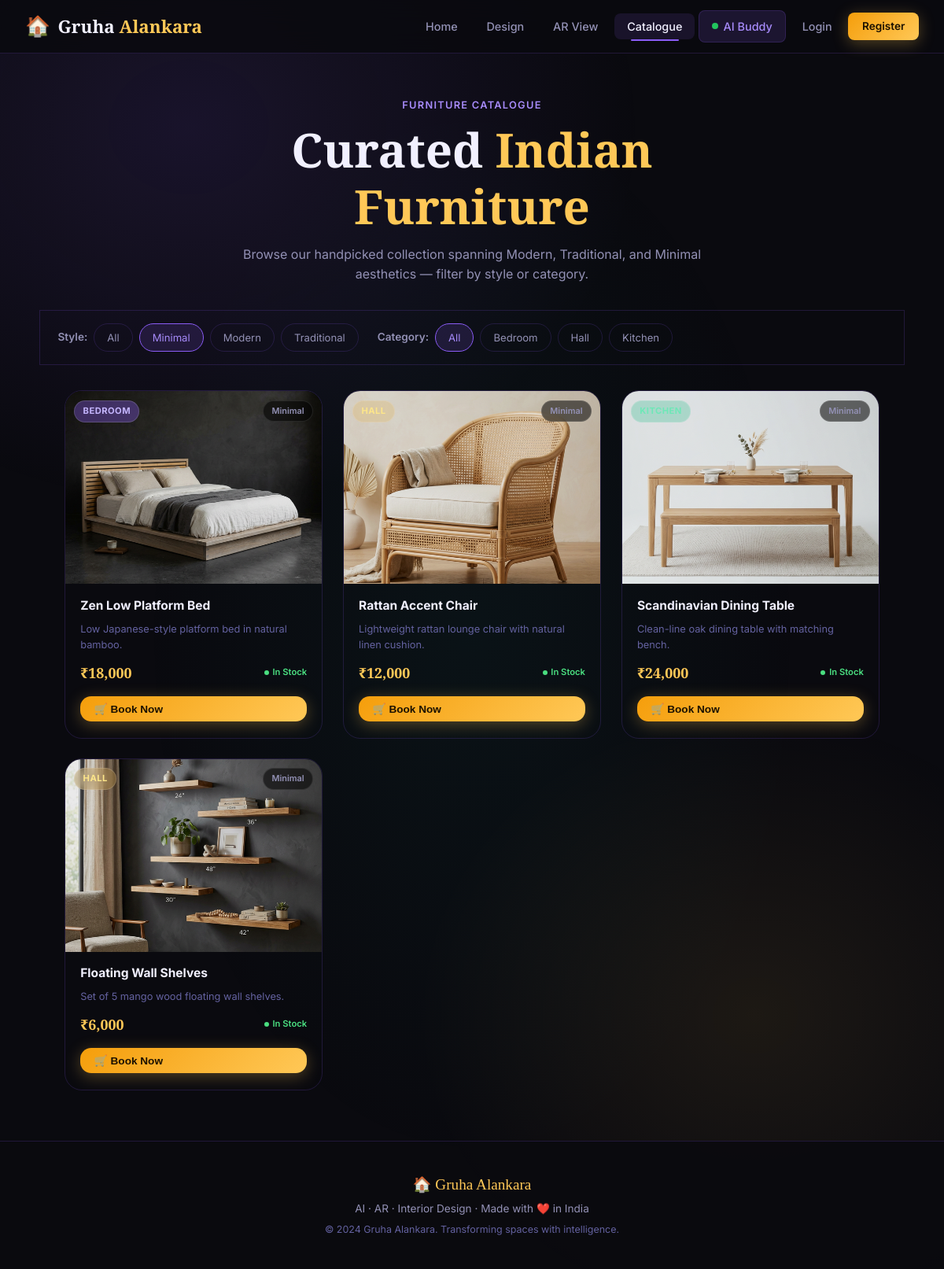
The page /catalog?style=Minimal on the database its author committed.
### models.py (models this page shows)
class Furniture(db.Model):
    id          = db.Column(db.Integer, primary_key=True)
    name        = db.Column(db.String(100), index=True)
    category    = db.Column(db.String(100), index=True)
    style       = db.Column(db.String(100), index=True)
    price       = db.Column(db.Float)
    description = db.Column(db.Text)
    image_url   = db.Column(db.String(300))
    ar_model    = db.Column(db.String(300))
    in_stock    = db.Column(db.Boolean, default=True, index=True)
    __table_args__ = (
        db.Index('ix_furniture_style_category', 'style', 'category'),
    )

### app.py (the view)
@app.route("/catalog")
def catalog():
    style_filter    = request.args.get("style", "")
    category_filter = request.args.get("category", "")
    page            = request.args.get("page", 1, type=int)
    per_page        = 12
    query = Furniture.query
    if style_filter:
        query = query.filter_by(style=style_filter)
    if category_filter:
        query = query.filter_by(category=category_filter)
    pagination     = query.paginate(page=page, per_page=per_page, error_out=False)
    furniture_list = pagination.items
    styles         = db.session.query(Furniture.style).distinct().all()
    categories     = db.session.query(Furniture.category).distinct().all()
    return render_template("catalog.html",
                           furniture_list=furniture_list,
                           styles=[s[0] for s in styles],
                           categories=[c[0] for c in categories],
                           selected_style=style_filter,
                           selected_category=category_filter,
                           pagination=pagination)

### templates/catalog.html (shortened to what this page needs)
{% extends "base.html" %}
{% block content %}
<div class="page-hero">
    <div class="section-tag">Furniture Catalogue</div>
    <h1>Curated <span class="accent">Indian Furniture</span></h1>
    <p>Browse our handpicked collection spanning Modern, Traditional, and Minimal aesthetics — filter by style or category.</p>
</div>
<div class="catalog-filter-bar">
    <span class="filter-label">Style:</span>
    <a href="{{ url_for('catalog') }}" class="filter-btn {% if not selected_style %}active{% endif %}">All</a>
    {% for s in styles %}
    <a href="{{ url_for('catalog', style=s) }}" class="filter-btn {% if selected_style == s %}active{% endif %}">{{ s }}</a>
    {% endfor %}
    <span class="filter-label" style="margin-left:1rem">Category:</span>
    <a href="{{ url_for('catalog') }}" class="filter-btn {% if not selected_category %}active{% endif %}">All</a>
    {% for c in categories %}
    <a href="{{ url_for('catalog', category=c) }}"
        class="filter-btn {% if selected_category == c %}active{% endif %}">{{ c }}</a>
    {% endfor %}
</div>
{% if furniture_list %}
<div class="catalog-grid" id="catalogGrid">
    {% for item in furniture_list %}
    <div class="furniture-card" id="fc-{{ item.id }}">
        <div class="fc-img-wrap">
            {% if item.image_url %}
            <img
                src="{{ url_for('static', filename=item.image_url) }}"
                alt="{{ item.name }}"
                loading="lazy"
                onerror="this.parentElement.innerHTML='<div style=\'display:flex;align-items:center;justify-content:center;height:100%;font-size:3.5rem;opacity:.3;\'>🪑</div>'"
            >
            {% else %}
            <div style="display:flex;align-items:center;justify-content:center;height:100%;font-size:3.5rem;opacity:.3;">🪑</div>
            {% endif %}
            <span class="fc-category-badge badge-{{ item.category }}">{{ item.category }}</span>
            <span class="fc-style-tag">{{ item.style }}</span>
        </div>
        <div class="fc-info">
            <div class="fc-name">{{ item.name }}</div>
            <p class="fc-desc">{{ item.description }}</p>
            <div class="fc-meta">
                <span class="fc-price">₹{{ '{:,.0f}'.format(item.price) }}</span>
                <span class="fc-in-stock">In Stock</span>
            </div>
            <button class="btn btn-gold btn-sm" style="width:100%;margin-top:.4rem" id="bookBtn-{{ item.id }}"
                onclick="bookFurniture({{ item.id }}, '{{ item.name }}', this)">
                🛒 Book Now
            </button>
        </div>
    </div>
    {% endfor %}
</div>
{% else %}
<div class="empty-state">
    <div class="empty-icon">🔍</div>
    <div class="empty-title">No items found</div>
    <p>Try a different style or category filter.</p>
</div>
{% endif %}
{% endblock %}

### static/style.css (style rules this page uses)
:root { --bg: #0a0a0f; --bg2: #0f0f1a; --bg3: #141428; --surface: rgba(20, 20, 44, 0.7); --surface2: rgba(30, 30, 60, 0.6); --border: rgba(139, 92, 246, 0.18); --border2: rgba(255, 200, 87, 0.18); --accent: #8b5cf6; --accent2: #a78bfa; --accent3: #7c3aed; --gold: #ffc857; --gold2: #f59e0b; --rose: #f43f5e; --teal: #14b8a6; --text: #f1f0ff; --text-muted: #9391b5; --text-dim: #6462a0; --radius-sm: 8px; --radius: 14px; --radius-lg: 22px; --radius-xl: 32px; --shadow: 0 8px 32px rgba(139, 92, 246, 0.15); --shadow-lg: 0 20px 60px rgba(0, 0, 0, 0.5); --glow: 0 0 30px rgba(139, 92, 246, 0.3); --glow-gold: 0 0 30px rgba(255, 200, 87, 0.3); --trans: all 0.3s cubic-bezier(0.4, 0, 0.2, 1); --trans-fast: all 0.15s ease; }
*, *::before, *::after { box-sizing: border-box; margin: 0; padding: 0; }
html { scroll-behavior: smooth; }
body { font-family: 'Inter', system-ui, sans-serif; background-color: var(--bg); color: var(--text); line-height: 1.6; min-height: 100vh; overflow-x: hidden; }
body::before { content: ''; position: fixed; inset: 0; z-index: -1; background: radial-gradient(ellipse 80% 50% at 20% 10%, rgba(139, 92, 246, 0.12) 0%, transparent 60%), radial-gradient(ellipse 60% 40% at 80% 80%, rgba(255, 200, 87, 0.08) 0%, transparent 60%), radial-gradient(ellipse 50% 60% at 50% 50%, rgba(20, 184, 166, 0.05) 0%, transparent 70%); pointer-events: none; }
a { text-decoration: none; color: inherit; }
img { max-width: 100%; }
h1, h2, h3 { font-family: 'Playfair Display', Georgia, serif; line-height: 1.2; }
h1 { font-size: clamp(2.2rem, 5vw, 4rem); }
.accent { color: var(--gold); }
.btn { display: inline-flex; align-items: center; gap: 0.5rem; padding: 0.8rem 1.8rem; border-radius: var(--radius); font-size: 0.95rem; font-weight: 600; cursor: pointer; border: none; transition: var(--trans); text-decoration: none; }
.btn-gold { background: linear-gradient(135deg, var(--gold2), var(--gold)); color: #1a1000; box-shadow: 0 4px 20px rgba(255, 200, 87, 0.3); }
.btn-sm { padding: 0.5rem 1.1rem; font-size: 0.85rem; }
.section-tag { color: var(--accent2); font-size: 0.8rem; font-weight: 600; letter-spacing: 0.1em; text-transform: uppercase; margin-bottom: 0.6rem; }
.page-hero { padding: 3.5rem 2rem 2rem; text-align: center; max-width: 700px; margin: 0 auto; }
.page-hero p { color: var(--text-muted); margin-top: 0.8rem; }
.catalog-filter-bar { display: flex; flex-wrap: wrap; gap: 1rem; align-items: center; max-width: 1100px; margin: 0 auto; padding: 1.5rem 2rem; }
.filter-label { font-size: 0.85rem; color: var(--text-muted); font-weight: 600; }
.filter-btn { padding: 0.42rem 1rem; border-radius: 100px; border: 1px solid var(--border); background: transparent; color: var(--text-muted); font-size: 0.82rem; cursor: pointer; transition: var(--trans); font-family: 'Inter', sans-serif; }
.filter-btn:hover, .filter-btn.active { background: rgba(139, 92, 246, 0.15); border-color: var(--accent); color: var(--accent2); }
.catalog-grid { display: grid; grid-template-columns: repeat(auto-fill, minmax(260px, 1fr)); gap: 1.5rem; max-width: 1100px; margin: 0 auto; padding: 0 2rem 4rem; }
.furniture-card { background: var(--surface); border: 1px solid var(--border); border-radius: var(--radius-lg); overflow: hidden; transition: var(--trans); display: flex; flex-direction: column; }

### rows shown on the page
Furniture: image_url (picture), category "BEDROOM", style "Minimal", name "Zen Low Platform Bed", description "Low Japanese-style platform bed in natural bamboo.", price "18,000"
Furniture: image_url (picture), category "HALL", style "Minimal", name "Rattan Accent Chair", description "Lightweight rattan lounge chair with natural linen cushion.", price "12,000"
Furniture: image_url (picture), style "Minimal", name "Scandinavian Dining Table", description "Clean-line oak dining table with matching bench.", price "24,000"
Furniture: image_url (picture), category "HALL", style "Minimal", name "Floating Wall Shelves", description "Set of 5 mango wood floating wall shelves.", price "6,000"

### other values the page prints
{{ s }} "Minimal" "Modern" "Traditional"
{{ c }} "Bedroom" "Hall" "Kitchen"
